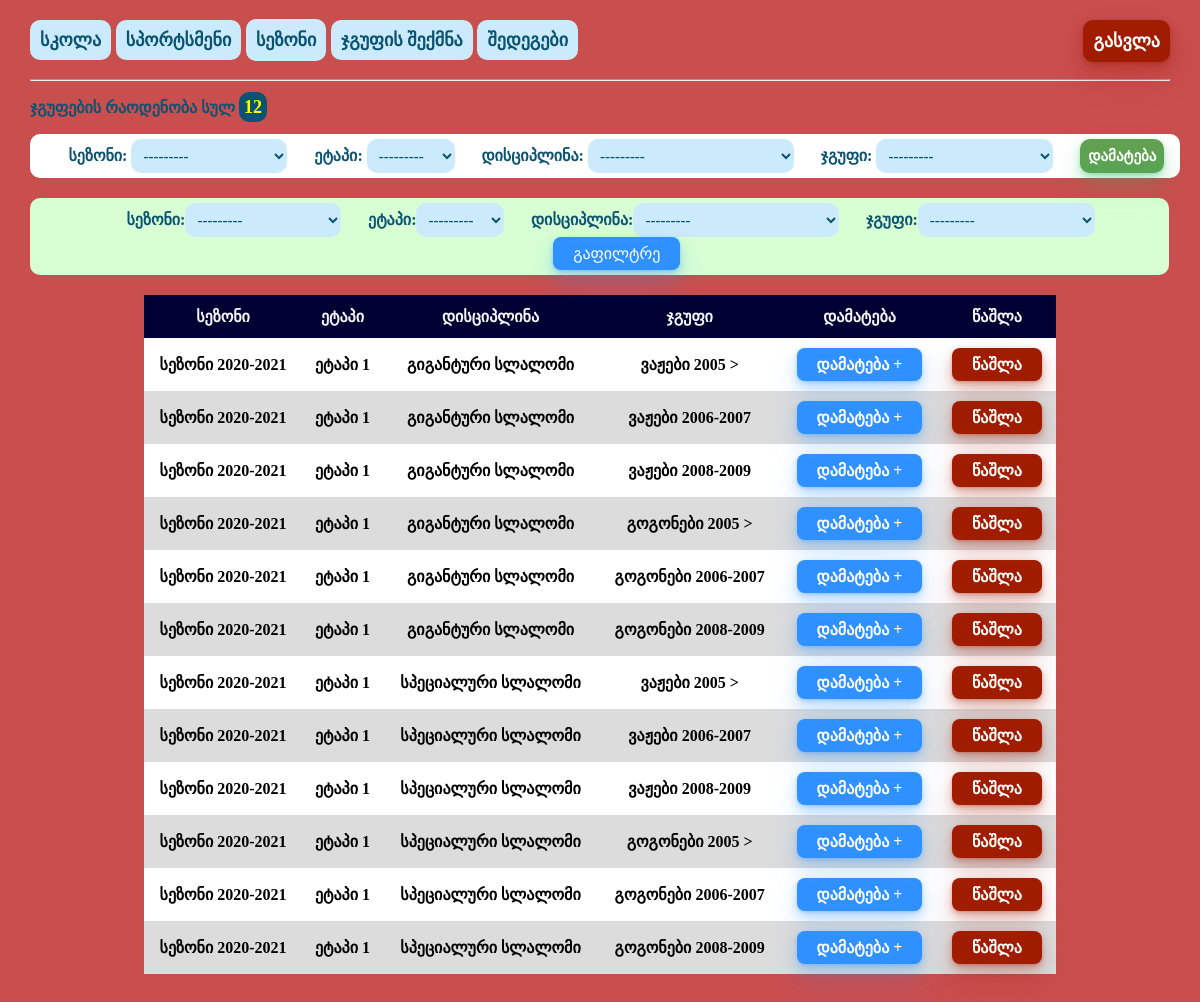
The page /staff/shake/ (signed in) on the database its author committed.
### staff/models.py (models this page shows, shortened)
class Season(models.Model):
    season_name = models.CharField(max_length=50)
    def __str__(self):
        return self.season_name

class Stage(models.Model):
    stage_name = models.CharField(max_length=50)
    def __str__(self):
        return self.stage_name

class Group(models.Model):
    group_name = models.CharField(max_length=45)
    def __str__(self):
        return self.group_name

class Shake(models.Model):
    season_name = models.ForeignKey(Season, on_delete=models.SET_NULL, null=True)
    stage_name = models.ForeignKey(Stage, on_delete=models.SET_NULL, null=True)
    discipline = models.ForeignKey(Discipline, on_delete=models.SET_NULL, null=True)
    group_name = models.ForeignKey(Group, on_delete=models.SET_NULL, null=True)
    participants = models.ManyToManyField(Competitor, related_name='participants', blank=True)
    updated = models.DateTimeField(auto_now=True)
    created = models.DateTimeField(auto_now_add=True)
    class Meta:
        ordering = ['-updated', '-created']

class Discipline(models.Model):
    discipline_name = models.CharField(max_length=30)
    def __str__(self):
        return self.discipline_name

### staff/views.py (the view)
# urls.py: path('shake/', views.shake, name='shake'),
@login_required(login_url='login')
def shake(request):
    form = ShakeForm()
    groups = Group.objects.all()
    seasons = Season.objects.all()
    stages = Stage.objects.all()
    discipline = Discipline.objects.all()
    if request.method == 'POST':
        form = ShakeForm(request.POST)
        if form.is_valid():
            form.save()
            return (HttpResponseRedirect('/staff/shake'))
    competitor_groups = Shake.objects.all()
    shake_filter = ShakeFilter(request.GET, queryset=competitor_groups)
    competitor_groups = shake_filter.qs
    count = Shake.objects.all().count()
    context = {'form': form, 'groups': groups, 'shake_filter': shake_filter,
               'seasons': seasons, 'stages': stages, 'discipline': discipline,
               'competitor_groups': competitor_groups, 'count': count}
    return render(request, 'staff/shake.html', context)

### staff/forms.py
class ShakeForm(ModelForm):
    class Meta:
        model = Shake
        fields = ['season_name','stage_name','discipline','group_name']
        labels = {'season_name': 'სეზონი', 'stage_name': 'ეტაპი', 'discipline': 'დისციპლინა', 'group_name': 'ჯგუფი'}

### staff/templates/staff/shake.html (shortened to what this page needs)
{% extends 'staff/base.html' %}
{% block content %}
<body>
<p class="counter" >ჯგუფების რაოდენობა სულ  <a class="count">{{count}}</a></p>
<form class="form-comp" action="" method="post">
    {{ form }}
    <input  class="button-33" type="submit" value="დამატება">
</form>
<form class="filter-form" id="shake_filter" style="margin-top: 20px" method="get">
    <label for="id_season_filter">სეზონი:</label>{{shake_filter.form.season_name}}
    <label for="id_stage_filter">ეტაპი:</label>{{shake_filter.form.stage_name}}
    <label for="id_discipline">დისციპლინა:</label>{{shake_filter.form.discipline}}
    <label for="id_group_name">ჯგუფი:</label>{{shake_filter.form.group_name}}
    <button class="button-33" id="filter_btn" type="submit">გაფილტრე</button>
</form>
<table style="margin-top: 20px" class="competitors">
    <tr>
        <th>სეზონი</th>
        <th>ეტაპი</th>
        <th>დისციპლინა</th>
        <th>ჯგუფი</th>
        <th>დამატება</th>
        <th>წაშლა</th>
    </tr>
    <tr>
        {% for x in competitor_groups %}
            <tr>
                <td>{{ x.season_name }}</td>
                <td>{{ x.stage_name }}</td>
                <td>{{ x.discipline }}</td>
                <td>{{ x.group_name }}</td>
                <td><a class="button-33" id="update_btn" href="{% url 'shuffle-add' x.id %}">დამატება +</a></td>
                <td><a class="button-33" id="delete_btn" href="{% url 'delete-shake' x.id %}">წაშლა</a></td>
            </tr>
        {% endfor %}
    </tr>
</table>
</body>
{% endblock content %}

### staff/static/staff/style.css (style rules this page uses)
html, body { height: 100%; width: 100%; background-repeat: no-repeat; background-size: 100% 100%; }
html { display: table; margin: auto; }
body { padding-right:30px; padding-left:30px; display: table-cell; justify-content:center; align-items:center; }
.competitors,#schools { margin-bottom: 30px; font-family: "BPG Nino Mtavruli"; font-weight: bolder; border-collapse: collapse; width: 80%; border: 0px; border-radius: 5px; margin-left: auto; margin-right: auto; }
.competitors td,th { border: 0px; padding:10px; text-align: center; }
.competitors tr,#schools tr { background-color: #ffffff; }
.competitors tr:nth-child(even),#schools tr:nth-child(even) { background-color: #DCDCDC; }
.competitors th,#schools th { padding-top: 12px; padding-bottom: 12px; text-align: center; background-color: #000033; color: #f6f5f5; }
.form-comp { text-align: center; justify-content:center; background-color: white; padding: 5px; width:100%; border-radius: 10px; }
.counter,label { font-family: "BPG Nino Mtavruli"; font-weight: bolder; color: #0b5372; }
label { margin-left:2%; }
.count { font-size: 18px; color: yellow; background: #0b5372; padding: 5px; border-radius: 10px; }
input[type=text],input[type=number],input[type=password],select { border-radius: 10px; font-size: 15px; font-family: "BPG Nino Mtavruli"; font-weight: bold; border:none; padding: 8px; background-color: #cbebfc; color: #0b5372; }
input[type=submit] { border-radius: 10px; margin-left:2%; font-size: 15px; font-family: "BPG Nino Mtavruli"; font-weight: bold; border:none; padding: 8px; background-color: #61a151; color: white; }
body { background-color: rgb(201, 78, 78); }
.filter-form { text-align: center; justify-content:center; background-color: white; padding: 5px; width:100%; margin-bottom: 15px; width: 60%; background-color: #d8ffd4; border-radius: 10px; }
#shake_filter { width: 99%; }
.button-33 { background-color: #c2fbd7; border-radius: 8px; box-shadow: rgba(44, 187, 99, .2) 0 -25px 18px -14px inset,rgba(44, 187, 99, .15) 0 1px 2px,rgba(44, 187, 99, .15) 0 2px 4px,rgba(44, 187, 99, .15) 0 4px 8px,rgba(44, 187, 99, .15) 0 8px 16px,rgba(44, 187, 99, .15) 0 16px 32px; color: green; cursor: pointer; display: inline-block; font-family: "BPG Nino Mtavruli"; padding: 7px 20px; text-align: center; text-decoration: none; transition: all 250ms; border: 0; font-size: 16px; user-select: none; -webkit-user-select: none; touch-action: manipulation; }
#delete_btn { color: white; background:#a11d00; box-shadow: rgba(161, 29, 0, .2) 0 -25px 18px -14px inset,rgba(161, 29, 0, .15) 0 1px 2px,rgba(161, 29, 0, .15) 0 2px 4px,rgba(161, 29, 0, .15) 0 4px 8px,rgba(161, 29, 0, .15) 0 8px 16px,rgba(161, 29, 0, .15) 0 16px 32px; }
#update_btn { color: white; background:#3091ff; box-shadow: rgba(48, 145, 255, .2) 0 -25px 18px -14px inset,rgba(48, 145, 255, .15) 0 1px 2px,rgba(48, 145, 255, .15) 0 2px 4px,rgba(48, 145, 255, .15) 0 4px 8px,rgba(48, 145, 255, .15) 0 8px 16px,rgba(48, 145, 255, .15) 0 16px 32px; }
#filter_btn { font-family:"BPG Nino Mtavruli"; margin-left:35px; color: white; background:#3091ff; box-shadow: rgba(48, 145, 255, .2) 0 -25px 18px -14px inset,rgba(48, 145, 255, .15) 0 1px 2px,rgba(48, 145, 255, .15) 0 2px 4px,rgba(48, 145, 255, .15) 0 4px 8px,rgba(48, 145, 255, .15) 0 8px 16px,rgba(48, 145, 255, .15) 0 16px 32px; }

### rows shown on the page
Season: season_name "---------"
Stage: stage_name "---------"
Group: group_name "---------"
Shake: season_name "სეზონი 2020-2021", stage_name "ეტაპი 1", discipline "გიგანტური სლალომი", group_name "ვაჟები 2005 >"
Shake: season_name "სეზონი 2020-2021", stage_name "ეტაპი 1", discipline "გიგანტური სლალომი", group_name "ვაჟები 2006-2007"
Shake: season_name "სეზონი 2020-2021", stage_name "ეტაპი 1", discipline "გიგანტური სლალომი", group_name "ვაჟები 2008-2009"
Shake: season_name "სეზონი 2020-2021", stage_name "ეტაპი 1", discipline "გიგანტური სლალომი", group_name "გოგონები 2005 >"
Shake: season_name "სეზონი 2020-2021", stage_name "ეტაპი 1", discipline "გიგანტური სლალომი", group_name "გოგონები 2006-2007"
Shake: season_name "სეზონი 2020-2021", stage_name "ეტაპი 1", discipline "გიგანტური სლალომი", group_name "გოგონები 2008-2009"
Shake: season_name "სეზონი 2020-2021", stage_name "ეტაპი 1", discipline "სპეციალური სლალომი", group_name "ვაჟები 2005 >"
Shake: season_name "სეზონი 2020-2021", stage_name "ეტაპი 1", discipline "სპეციალური სლალომი", group_name "ვაჟები 2006-2007"
Shake: season_name "სეზონი 2020-2021", stage_name "ეტაპი 1", discipline "სპეციალური სლალომი", group_name "ვაჟები 2008-2009"
Shake: season_name "სეზონი 2020-2021", stage_name "ეტაპი 1", discipline "სპეციალური სლალომი", group_name "გოგონები 2005 >"
Shake: season_name "სეზონი 2020-2021", stage_name "ეტაპი 1", discipline "სპეციალური სლალომი", group_name "გოგონები 2006-2007"
Shake: season_name "სეზონი 2020-2021", stage_name "ეტაპი 1", discipline "სპეციალური სლალომი", group_name "გოგონები 2008-2009"

### other values the page prints
{{ count }} "12"
